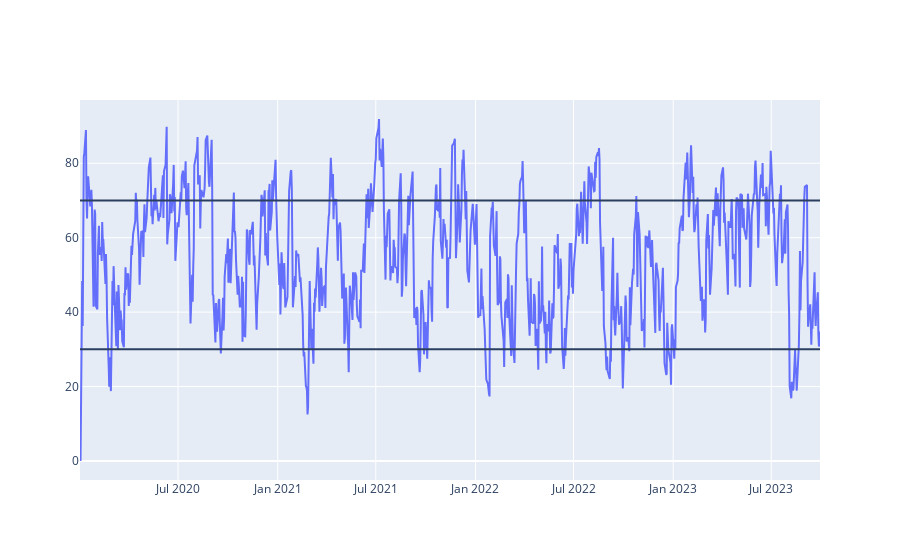

Notebook source saved alongside this figure:
### Markdown cell above
### Question 3: Plot RSI with additional 70 and 30 horizontal lines

### Code cell
rsii = RSI(df)
rsii.run()
rsi = rsii.rsi

rsi_p = go.Scatter(x=rsi.index,y=rsi, mode='lines')
rsi_p.name = "RSI"

fig = go.Figure(data=[rsi_p])
fig.add_hline(y=70)
fig.add_hline(y=30)
fig.show()

### Figure 1 — Plotly figure (JSON) as saved in the notebook; plotly's stock layout.template omitted (floating-point values rounded to 4 significant figures; data arrays with more than 128 entries replaced by an {"elided": "..."} marker saying what was removed)
{"data": [{"mode": "lines", "name": "RSI", "type": "scatter", "x": {"elided": "943 str values"}, "y": {"elided": "943 float values"}}], "layout": {"shapes": [{"type": "line", "x0": 0, "x1": 1, "xref": "x domain", "y0": 70, "y1": 70, "yref": "y"}, {"type": "line", "x0": 0, "x1": 1, "xref": "x domain", "y0": 30, "y1": 30, "yref": "y"}]}}
